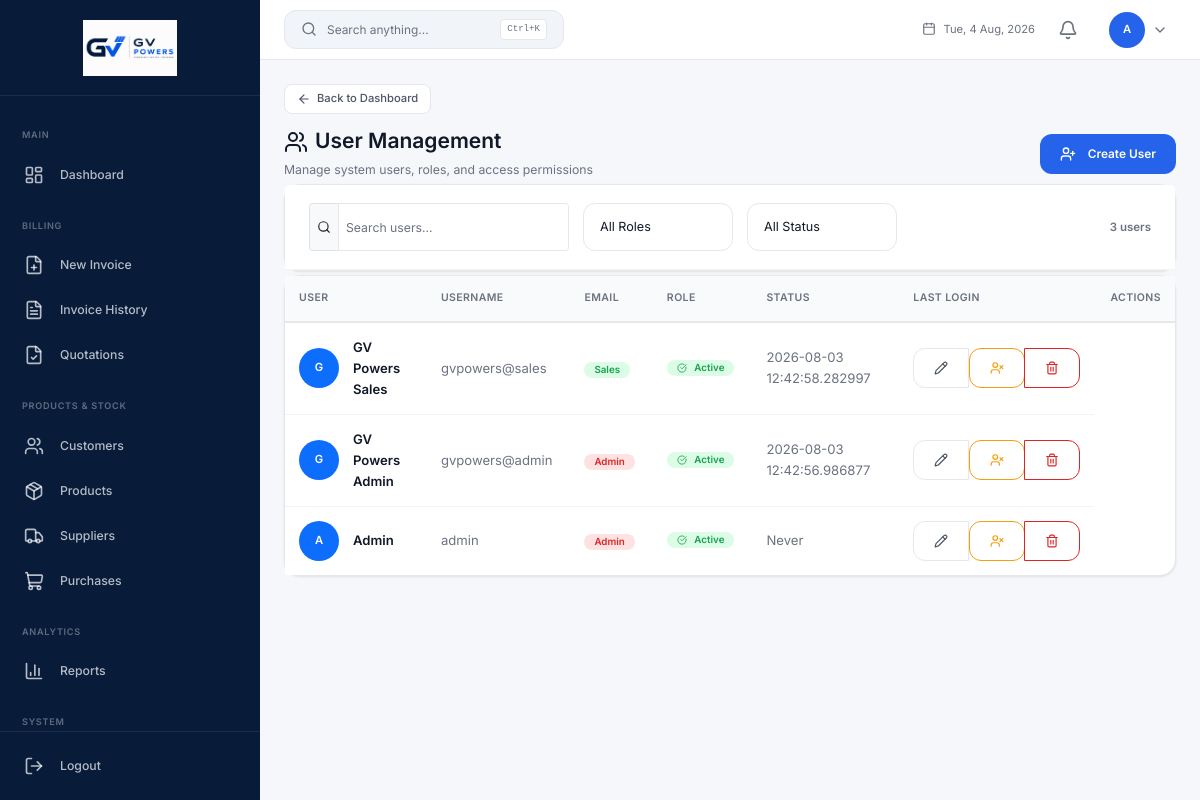
The page /users (signed in) on the database as committed earlier.
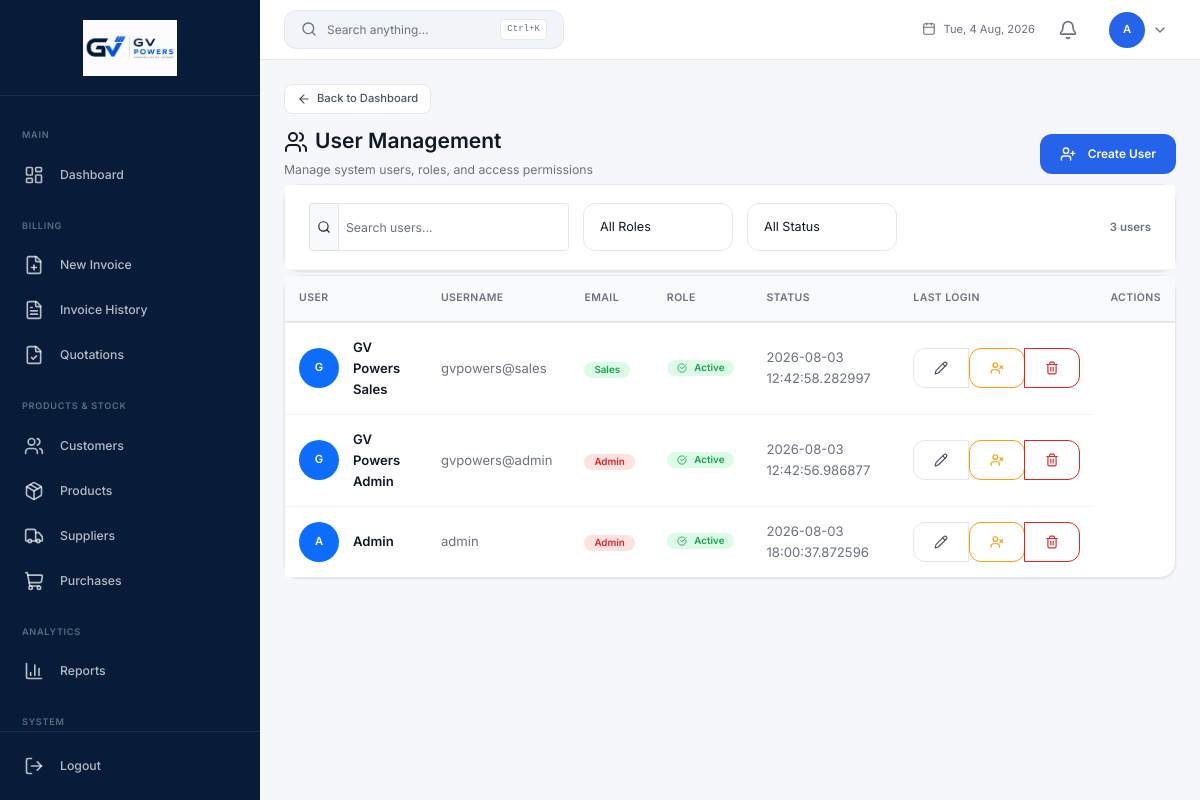
The same page on the database as committed later.
### app.py (models this page shows, shortened)
class User(UserMixin, db.Model):
    __tablename__ = 'users'
    id = db.Column(db.Integer, primary_key=True)
    username = db.Column(db.String(80), unique=True, nullable=False)
    email = db.Column(db.String(120), unique=True, nullable=False)
    password_hash = db.Column(db.String(256), nullable=False)
    full_name = db.Column(db.String(120), nullable=False)
    role = db.Column(db.String(20), default='staff')
    is_active = db.Column(db.Boolean, default=True)
    last_login = db.Column(db.DateTime)
    created_at = db.Column(db.DateTime, default=datetime.utcnow)
    updated_at = db.Column(db.DateTime, default=datetime.utcnow, onupdate=datetime.utcnow)
    @property
    def is_admin(self): return self.role == 'admin'

### app.py (the view)
@app.route('/users')
@admin_required
def users_list():
    return render_template('admin/users.html', users=User.query.order_by(User.created_at.desc()).all())

### app.py (called while the page is built)
def admin_required(f):
    @wraps(f)
    def decorated(*args, **kwargs):
        if not current_user.is_authenticated: flash('Please log in.', 'warning'); return redirect(url_for('login'))
        if not current_user.is_admin: flash('Admin access required.', 'danger'); return redirect(url_for('index'))
        return f(*args, **kwargs)
    return decorated

@app.before_request
def enforce_role_permissions():
    if not current_user.is_authenticated:
        return
    if current_user.is_admin:
        return
    ep = request.endpoint or ''
    if ep in SALES_ENDPOINTS or ep.startswith('static'):
        return
    flash('You do not have permission to access this page.', 'danger')
    return redirect(url_for('dashboard'))

### templates/admin/users.html (shortened to what this page needs)
{% extends "layouts/admin_layout.html" %}
{% block back_link %}
<a href="{{ url_for('dashboard') }}" class="ih-back-link"><i data-lucide="arrow-left"></i> Back to Dashboard</a>
{% endblock %}
{% block content %}
<div class="d-flex justify-content-between align-items-center mb-4">
  <div>
    <h4 class="mb-1"><i data-lucide="users" class="me-2"></i>User Management</h4>
    <small class="text-muted">Manage system users, roles, and access permissions</small>
  </div>
  <button class="btn btn-primary" data-bs-toggle="modal" data-bs-target="#createUserModal">
    <i data-lucide="user-plus" class="me-1"></i> Create User
  </button>
</div>
<div class="card mb-4">
  <div class="card-header d-flex align-items-center justify-content-between flex-wrap gap-2">
    <div class="d-flex align-items-center gap-3 flex-wrap">
      <div class="input-group input-group-sm" style="width:260px;">
        <span class="input-group-text"><i data-lucide="search" style="width:14px;height:14px;"></i></span>
        <input type="text" class="form-control" placeholder="Search users..." id="userSearch">
      </div>
      <select class="form-select form-select-sm" id="roleFilter" style="width:150px;">
        <option value="">All Roles</option>
      </select>
      <select class="form-select form-select-sm" id="statusFilter" style="width:150px;">
        <option value="">All Status</option>
      </select>
    </div>
    <span class="text-muted small" id="userCount">{{ (users or [])|length }} user{{ 's' if (users or [])|length != 1 }}</span>
  </div>
</div>
<div class="card">
  <div class="card-body p-0">
    <div class="table-responsive">
      <table class="table table-hover align-middle mb-0" id="usersTable">
        <thead>
          <tr>
            <th class="ps-3">User</th>
            <th>Username</th>
            <th>Email</th>
            <th>Role</th>
            <th>Status</th>
            <th>Last Login</th>
            <th class="text-end pe-3">Actions</th>
          </tr>
        </thead>
        <tbody>
          {% for user in users or [] %}
          <tr data-role="{{ user.role }}" data-status="{{ 'active' if user.is_active else 'inactive' }}">
            <td class="ps-3">
              <div class="d-flex align-items-center">
                <div class="rounded-circle bg-primary d-flex align-items-center justify-content-center me-3" style="width:40px;height:40px;flex-shrink:0;">
                  <span class="text-white fw-semibold" style="font-size:0.8rem;">{{ (user.full_name or user.username)[0]|upper }}</span>
                </div>
                <div>
                  <div class="fw-semibold">{{ user.full_name or user.username }}</div>
                </div>
              </div>
            </td>
            <td class="text-muted">{{ user.username }}</td>
            <td>
              <span class="badge {{ 'badge-danger' if user.role == 'admin' else 'badge-info' if user.role == 'manager' else 'badge-success' if user.role == 'sales' else 'badge-secondary' }}">
                {{ user.role | capitalize }}
              </span>
            </td>
            <td>
              {% if user.is_active %}
                <span class="badge badge-success"><i data-lucide="check-circle" style="width:10px;height:10px;" class="me-1"></i>Active</span>
              {% else %}
                <span class="badge badge-danger"><i data-lucide="x-circle" style="width:10px;height:10px;" class="me-1"></i>Inactive</span>
              {% endif %}
            </td>
            <td class="text-muted">{{ user.last_login or 'Never' }}</td>
            <td class="text-end pe-3">
              <div class="btn-group btn-group-sm">
                <button class="btn btn-outline-secondary" title="Edit" data-bs-toggle="modal" data-bs-target="#editUserModal{{ user.id }}">
                  <i data-lucide="pencil" style="width:14px;height:14px;"></i>
                </button>
                <form method="POST" action="{{ url_for('toggle_user', user_id=user.id) }}" class="d-inline">
                  <button type="submit" class="btn btn-outline-{{ 'warning' if user.is_active else 'success' }}" title="{{ 'Deactivate' if user.is_active else 'Activate' }}">
                    <i data-lucide="{{ 'user-x' if user.is_active else 'user-check' }}" style="width:14px;height:14px;"></i>
                  </button>
                </form>
                <button class="btn btn-outline-danger" title="Delete" data-bs-toggle="modal" data-bs-target="#deleteUserModal{{ user.id }}">
                  <i data-lucide="trash-2" style="width:14px;height:14px;"></i>
                </button>
              </div>
            </td>
          </tr>
          {% endfor %}
        </tbody>
      </table>
    </div>
  </div>
</div>
{% endblock %}

### templates/layouts/admin_layout.html (shortened to what this page needs)
{% extends "base.html" %}
{% block body %}
<div class="app-wrapper">
    <aside class="sidebar" id="sidebar">
        <div class="sidebar-brand">
            <a href="{{ url_for('dashboard') }}" class="brand-icon-link">
                <img src="{{ url_for('static', filename='img/logo/img.png') }}" alt="GV Powers" class="brand-logo">
            </a>
        </div>
        <nav class="sidebar-nav">
            <div class="sidebar-section-title">Main</div>
            <a href="{{ url_for('dashboard') }}" class="nav-link {% if request.endpoint == 'dashboard' %}active{% endif %}" data-tooltip="Dashboard">
                <i data-lucide="layout-dashboard"></i>
                <span class="nav-text">Dashboard</span>
            </a>
            <div class="sidebar-section-title">Billing</div>
            <a href="{{ url_for('new_invoice') }}" class="nav-link {% if request.endpoint == 'new_invoice' %}active{% endif %}" data-tooltip="New Invoice">
                <i data-lucide="file-plus"></i>
                <span class="nav-text">New Invoice</span>
            </a>
            <a href="{{ url_for('invoice_history') }}" class="nav-link {% if request.endpoint == 'invoice_history' %}active{% endif %}" data-tooltip="Invoice History">
                <i data-lucide="file-text"></i>
                <span class="nav-text">Invoice History</span>
            </a>
            {% if current_user.is_admin %}
            <a href="{{ url_for('quotations_list') }}" class="nav-link {% if request.endpoint in ('quotations_list', 'new_quotation', 'quotation_preview') %}active{% endif %}" data-tooltip="Quotations">
                <i data-lucide="file-check"></i>
                <span class="nav-text">Quotations</span>
            </a>
            <div class="sidebar-section-title">Products &amp; Stock</div>
            <a href="{{ url_for('customers_list') }}" class="nav-link {% if request.endpoint in ('customers_list', 'customer_profile') %}active{% endif %}" data-tooltip="Customers">
                <i data-lucide="users"></i>
                <span class="nav-text">Customers</span>
            </a>
            <a href="{{ url_for('products_list') }}" class="nav-link " data-tooltip="Products">
                <i data-lucide="package"></i>
                <span class="nav-text">Products</span>
            </a>
            <a href="{{ url_for('suppliers_list') }}" class="nav-link {% if request.endpoint == 'suppliers_list' %}active{% endif %}" data-tooltip="Suppliers">
                <i data-lucide="truck"></i>
                <span class="nav-text">Suppliers</span>
            </a>
            <a href="{{ url_for('purchases_list') }}" class="nav-link {% if request.endpoint == 'purchases_list' %}active{% endif %}" data-tooltip="Purchases">
                <i data-lucide="shopping-cart"></i>
                <span class="nav-text">Purchases</span>
            </a>
            <div class="sidebar-section-title">Analytics</div>
            <a href="{{ url_for('reports_page') }}" class="nav-link {% if request.endpoint and 'report' in request.endpoint %}active{% endif %}" data-tooltip="Reports">
                <i data-lucide="bar-chart-3"></i>
                <span class="nav-text">Reports</span>
            </a>
            <div class="sidebar-section-title">System</div>
            {% endif %}
        </nav>
        <div class="sidebar-footer">
            <form action="{{ url_for('logout') }}" method="POST" class="d-inline">
                <button type="submit" class="nav-link btn btn-link text-start w-100" data-tooltip="Logout">
                    <i data-lucide="log-out"></i><span class="nav-text">Logout</span>
                </button>
            </form>
        </div>
    </aside>
    <div class="main-content">
        <header class="top-navbar">
            <button class="search-trigger" onclick="openSearch()" type="button">
                <i data-lucide="search" style="width:16px;height:16px;"></i>
                <span class="search-label">Search anything...</span>
                <kbd>Ctrl+K</kbd>
            </button>
            <div class="navbar-date">
                <i data-lucide="calendar" style="width:14px;height:14px;"></i>
                <span id="navDateDisplay"></span>
            </div>
            <div class="dropdown erp-menu" id="notificationBell" data-erp-menu>
                <button class="btn btn-link text-decoration-none position-relative p-1 erp-menu__trigger" data-erp-trigger aria-expanded="false" style="height:34px;width:34px;border-radius:10px;">
                    <i data-lucide="bell" style="width:20px;height:20px;color:var(--text-muted);"></i>
                </button>
            </div>
            <div class="dropdown erp-menu" data-erp-menu>
                <button class="user-dropdown erp-menu__trigger" data-erp-trigger aria-expanded="false" style="gap:.5rem;height:auto;width:auto;border-radius:12px;padding:.35rem .5rem;border:1px solid transparent;">
                    <div class="user-avatar">{{ current_user.full_name[0] }}</div>
                    <i data-lucide="chevron-down" style="width:16px;height:16px;color:var(--text-muted);"></i>
                </button>
            </div>
        </header>
        <div class="page-content">
            {% block back_link %}{% endblock %}
            {% block content %}{% endblock %}
        </div>
    </div>
</div>
{% endblock %}

### templates/base.html (shortened to what this page needs)
<!DOCTYPE html>
<html lang="en">
<head>
    <link href="https://cdn.jsdelivr.net/npm/bootstrap@5.3.3/dist/css/bootstrap.min.css" rel="stylesheet">
    <link rel="stylesheet" href="{{ url_for('static', filename='css/app.css') }}?v=8.0">
    <link rel="stylesheet" href="{{ url_for('static', filename='css/admin.css') }}?v=8.0">
    <link rel="stylesheet" href="{{ url_for('static', filename='css/billing.css') }}?v=8.0">
    <link rel="stylesheet" href="{{ url_for('static', filename='css/sales.css') }}?v=8.0">
    <link rel="stylesheet" href="{{ url_for('static', filename='css/responsive.css') }}?v=8.0">
    <link rel="stylesheet" href="{{ url_for('static', filename='css/themes.css') }}?v=8.0">
    <link rel="stylesheet" href="{{ url_for('static', filename='css/erp-menu.css') }}?v=1.0">
</head>
<body>
    {% block body %}{% endblock %}
</body>
</html>

### static/css/erp-menu.css (style rules this page uses)
.erp-menu { position: relative; display: inline-flex; }
.erp-menu__trigger { width: 34px; height: 34px; border-radius: 10px; display: inline-flex; align-items: center; justify-content: center; border: 1px solid transparent; background: transparent; color: var(--text-muted, #6b7280); cursor: pointer; transition: background .15s, color .15s, border-color .15s, transform .1s; flex-shrink: 0; }

Rows that differ between the two databases and show on the page:
changed User "admin": last_login "Never" → "2026-08-03 18:00:37.872596"
